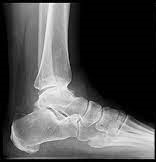
%> input picture Assignment 3/src/med1.png, 156 x 162 px
$ octave prac3b.m   (GNU Octave 9; MATLAB toolbox functions it lacks are replaced by stand-ins)
%> lines starting %> are read from the running program, lines starting %| are printed output that depends on the picture
%Subtract one image from other image
clear

in1 = imread("src\med1.png");
%> in1 is the input picture: size 162x156x3 uint8; min 0, max 255, mean 79.8
img1 = imresize(in1,[200 200]);

in2 = imread("src\med2.png");
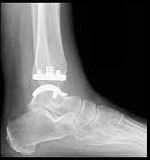
%> input picture Assignment 3/src/med2.png, 150 x 160 px
%> in2 is the input picture: size 160x150x3 uint8; min 0, max 255, mean 101.8
img2 = imresize(in2,[200 200]);
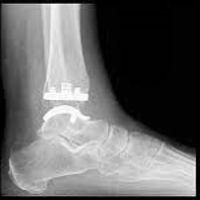
%> img2: size 200x200x3 uint8; min 0, max 255, mean 101.8

img3 = mod(img1-img2,256);
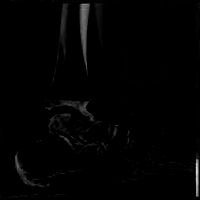
%> img3: size 200x200x3 uint8; min 0, max 214, mean 2.5

figure('name','Subtract one image from other image','NumberTitle','off');

subplot(1,3,1)
imshow(img1);
title('Original 1')

subplot(1,3,2)
imshow(img2);
title('Original 2')

subplot(1,3,3)
imshow(img3);
title('Output')
